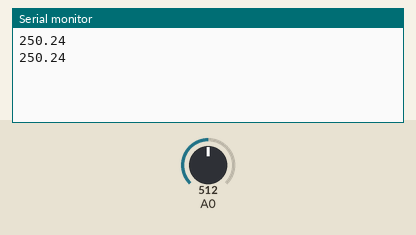
A sketch run on a simulated Arduino Uno, built with avr-gcc and run on an emulated ATmega328P. On the bench: the last lines printed to the serial monitor. The inputs (shaded band) are chosen by the test bench; at power-on: A0 = 512.

Above: at 1.8 s.
1.9 s: A0 set to 716
At 2.8 s:
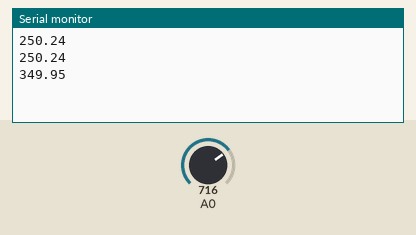
3.4 s: A0 set to 900
At 4.6 s:
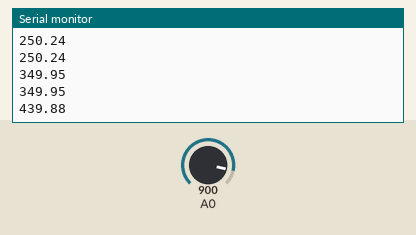
Timing chart, 0 to 6.4 s (numbered marks = the images above; inputs shaded):
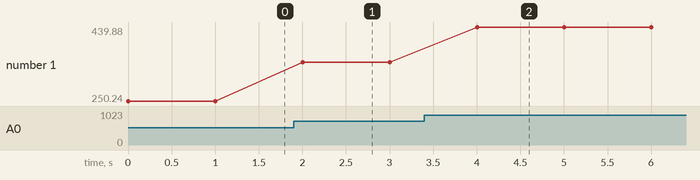

The sketch:

voltage.ino
```cpp
#include <OneWire.h>
#include <DallasTemperature.h>

void setup() {
  Serial.begin(115200UL);
}
void loop() {
  int sensorValue=analogRead(A0);
  float voltage=sensorValue*(5.0/1023.0);
  Serial.println(voltage*100);
  delay(1000);
}
```

Measured:
- after the input at 1.9 s, the serial monitor: prints a new line after 0.10 s (image 1)
- after the input at 3.4 s, the serial monitor: prints a new line after 0.60 s (image 2)
- plotted number 1: 250.24 → 349.95 after the input at 1.9 s, 349.95 → 439.88 after the input at 3.4 s
